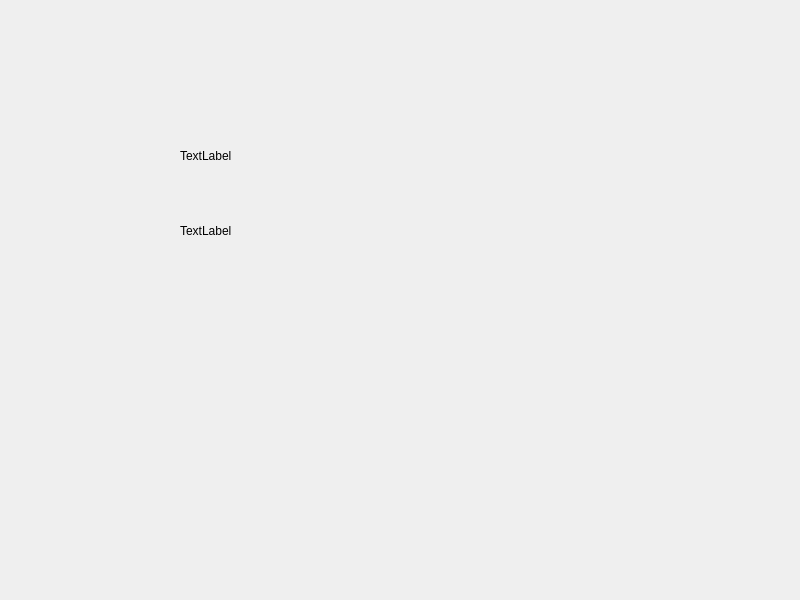
<?xml version="1.0" encoding="UTF-8"?>
<ui version="4.0">
 <class>Widget</class>
 <widget class="QWidget" name="Widget">
  <property name="geometry">
   <rect>
    <x>0</x>
    <y>0</y>
    <width>800</width>
    <height>600</height>
   </rect>
  </property>
  <property name="windowTitle">
   <string>Widget</string>
  </property>
  <widget class="QLabel" name="label">
   <property name="geometry">
    <rect>
     <x>180</x>
     <y>80</y>
     <width>211</width>
     <height>41</height>
    </rect>
   </property>
   <property name="text">
    <string/>
   </property>
  </widget>
  <widget class="QLabel" name="label_2">
   <property name="geometry">
    <rect>
     <x>180</x>
     <y>130</y>
     <width>221</width>
     <height>51</height>
    </rect>
   </property>
   <property name="text">
    <string>TextLabel</string>
   </property>
  </widget>
  <widget class="QLabel" name="label_3">
   <property name="geometry">
    <rect>
     <x>180</x>
     <y>210</y>
     <width>191</width>
     <height>41</height>
    </rect>
   </property>
   <property name="text">
    <string>TextLabel</string>
   </property>
  </widget>
 </widget>
 <resources/>
 <connections/>
</ui>
